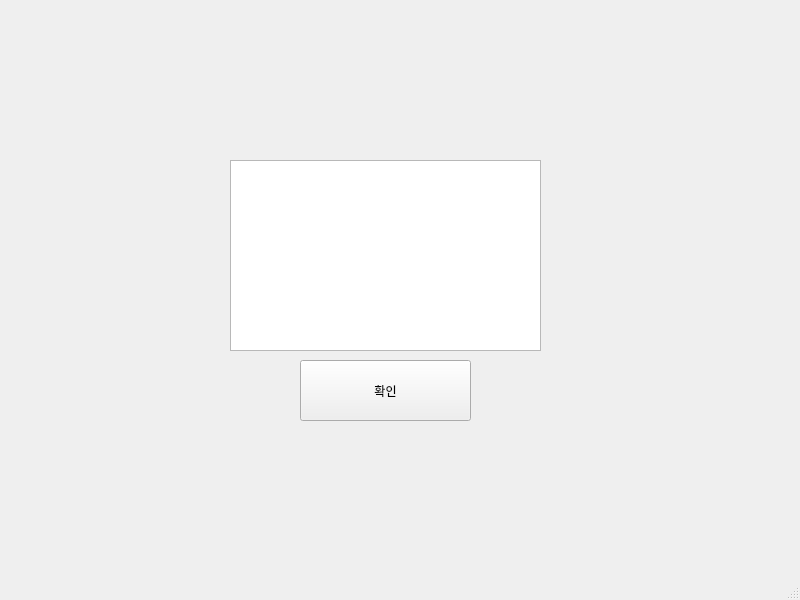
<?xml version="1.0" encoding="UTF-8"?>
<ui version="4.0">
 <class>MainWindow</class>
 <widget class="QMainWindow" name="MainWindow">
  <property name="geometry">
   <rect>
    <x>0</x>
    <y>0</y>
    <width>800</width>
    <height>600</height>
   </rect>
  </property>
  <property name="windowTitle">
   <string>MainWindow</string>
  </property>
  <widget class="QWidget" name="centralwidget">
   <widget class="QPushButton" name="pushButton">
    <property name="geometry">
     <rect>
      <x>300</x>
      <y>360</y>
      <width>171</width>
      <height>61</height>
     </rect>
    </property>
    <property name="text">
     <string>확인</string>
    </property>
   </widget>
   <widget class="QTextEdit" name="input">
    <property name="geometry">
     <rect>
      <x>230</x>
      <y>160</y>
      <width>311</width>
      <height>191</height>
     </rect>
    </property>
   </widget>
  </widget>
  <widget class="QMenuBar" name="menubar">
   <property name="geometry">
    <rect>
     <x>0</x>
     <y>0</y>
     <width>800</width>
     <height>26</height>
    </rect>
   </property>
  </widget>
  <widget class="QStatusBar" name="statusbar"/>
 </widget>
 <resources/>
 <connections/>
</ui>
